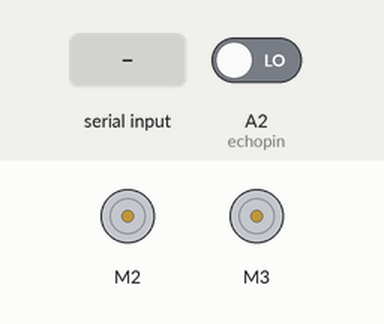
Simulated run of this sketch. Board: Arduino Uno, built with avr-gcc and run on an emulated ATmega328P. On the bench: 2 × DC motor (green arrow = forward, orange = backward, longer = faster). Inputs (shaded band) come from the test bench; at power-on: A2 (echopin) LOW.

Above: at 6.2 s.
6.3 s: "F" received over the second serial link
At 7.8 s:
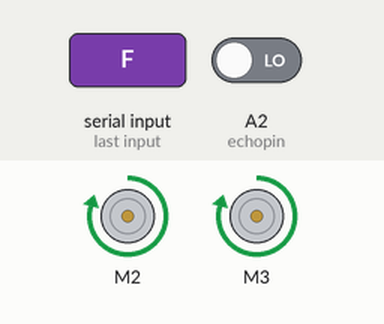
8.6 s: "B" received over the second serial link
At 10.5 s:
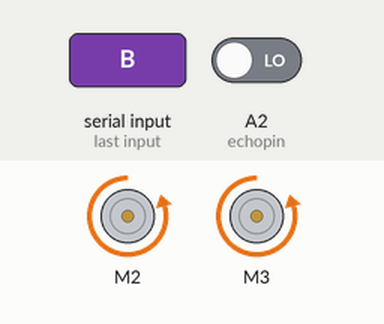
10.8 s: "L" received over the second serial link
At 12.4 s:
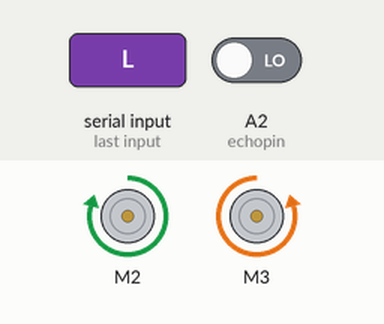
13.1 s: "R" received over the second serial link
At 14.1 s:
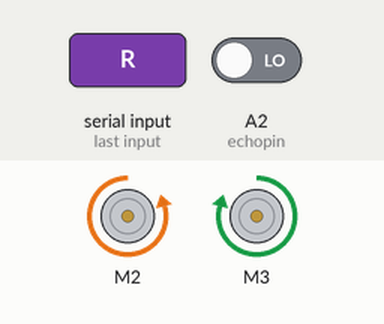
Timing chart, 0 to 16.1 s (numbered marks = the images above; inputs shaded):
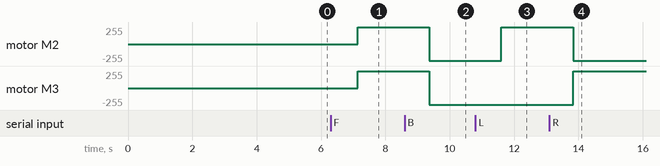

The sketch:

working_code.ino
```cpp
const int trigpin = 7;
const int echopin = A2;
int a = 0;
char inp;

#include <SoftwareSerial.h>
SoftwareSerial mySerial(0, 1);   // rx tx pins initialised

#include <AFMotor.h>
AF_DCMotor motor2(2);       // initialising motors
AF_DCMotor motor3(3);

void setup(){
  mySerial.begin(9600);       // initialised speed
  motor2.setSpeed(250);
  motor3.setSpeed(250);
  delay(5000);                // patience is important. to slow up the boot for idk why i did that.lol
  mySerial.println("programm on ");
}

void loop(){
  digitalWrite(trigpin , LOW);
  delayMicroseconds(5);                     // ultrasonic reading read and stored for the first time
  digitalWrite(trigpin, HIGH);
  delayMicroseconds(10);
  digitalWrite(trigpin, LOW);
  long duration=pulseIn(echopin,HIGH);
  long cm= (duration*0.034)/2;
  int a = cm;

  // in the below code i have implemented the safe feature which after detecting
  // an obstacle under a range of 18cm from car stops the car and reverses it to a safe distance of 18 cm from the obstacle

  if (a < 18 and a > 1){
    motor2.run(BACKWARD);
    motor3.run(BACKWARD);
    mySerial.println("unsafe - moving backward");       // implementation of the safety feature
    while (a < 18){
      digitalWrite(trigpin , LOW);
      delayMicroseconds(5);
      digitalWrite(trigpin, HIGH);
      delayMicroseconds(10);
      digitalWrite(trigpin, LOW);
      long duration=pulseIn(echopin,HIGH);
      long cm= (duration*0.034)/2;
      if (int(cm) > 18){
        a = 20;
        motor2.run(RELEASE);
        motor3.run(RELEASE);                  // car moved over to a safe distance
        mySerial.println("successfully moved to safe distance");
      }
    }
    delay(10);
  }

  if (mySerial.available()>0){
    inp = mySerial.read();          // reads user input
    mySerial.println( "entered value " + String(inp));
    if ( inp == 'F'){
      motor2.run(FORWARD);
      motor3.run(FORWARD);
      mySerial.println("moving forward");         // moving the car forward mechanism
    }
    else if ( inp == 'B'){
      motor2.run(BACKWARD);
      motor3.run(BACKWARD);
      mySerial.println("moving backward");
    }
    else if ( inp == 'L'){
      motor2.run(FORWARD);
      motor3.run(BACKWARD);
      mySerial.println("moving left");
    }
    else if ( inp == 'R'){
      motor2.run(BACKWARD);
      motor3.run(FORWARD);
      mySerial.println("moving right");
    }
  }
  delay(100);           // a small delay to not fry up the arduino
}
```

Measured:
- after the input at 6.3 s, motor M2, motor M3: stopped → forward 250/255 after 0.83 s
- after the input at 8.6 s, motor M2, motor M3: forward 250/255 → backward 250/255 after 0.77 s
- after the input at 10.8 s, motor M2: backward 250/255 → forward 250/255 after 0.80 s
- after the input at 13.1 s, motor M2: forward 250/255 → backward 250/255 after 0.74 s; motor M3: backward 250/255 → forward 250/255 after 0.74 s
